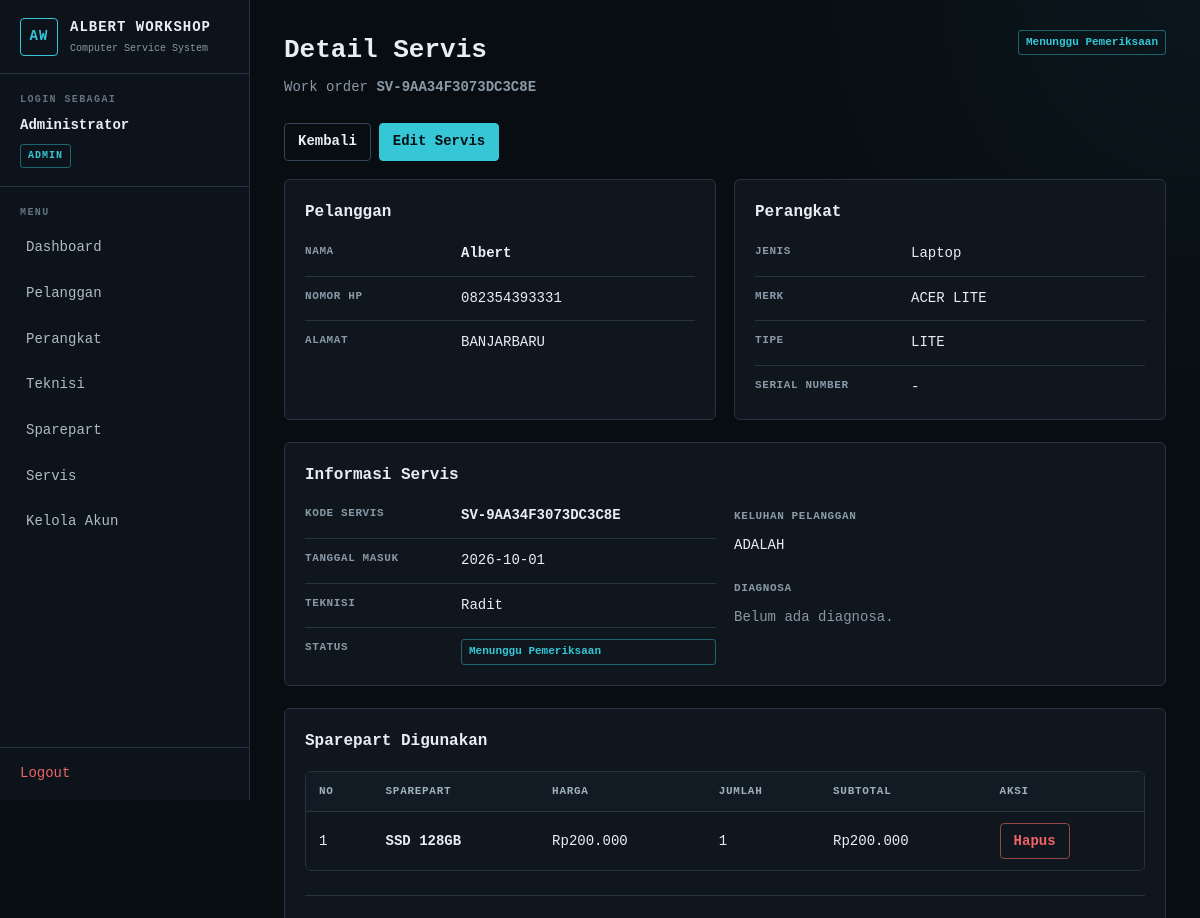
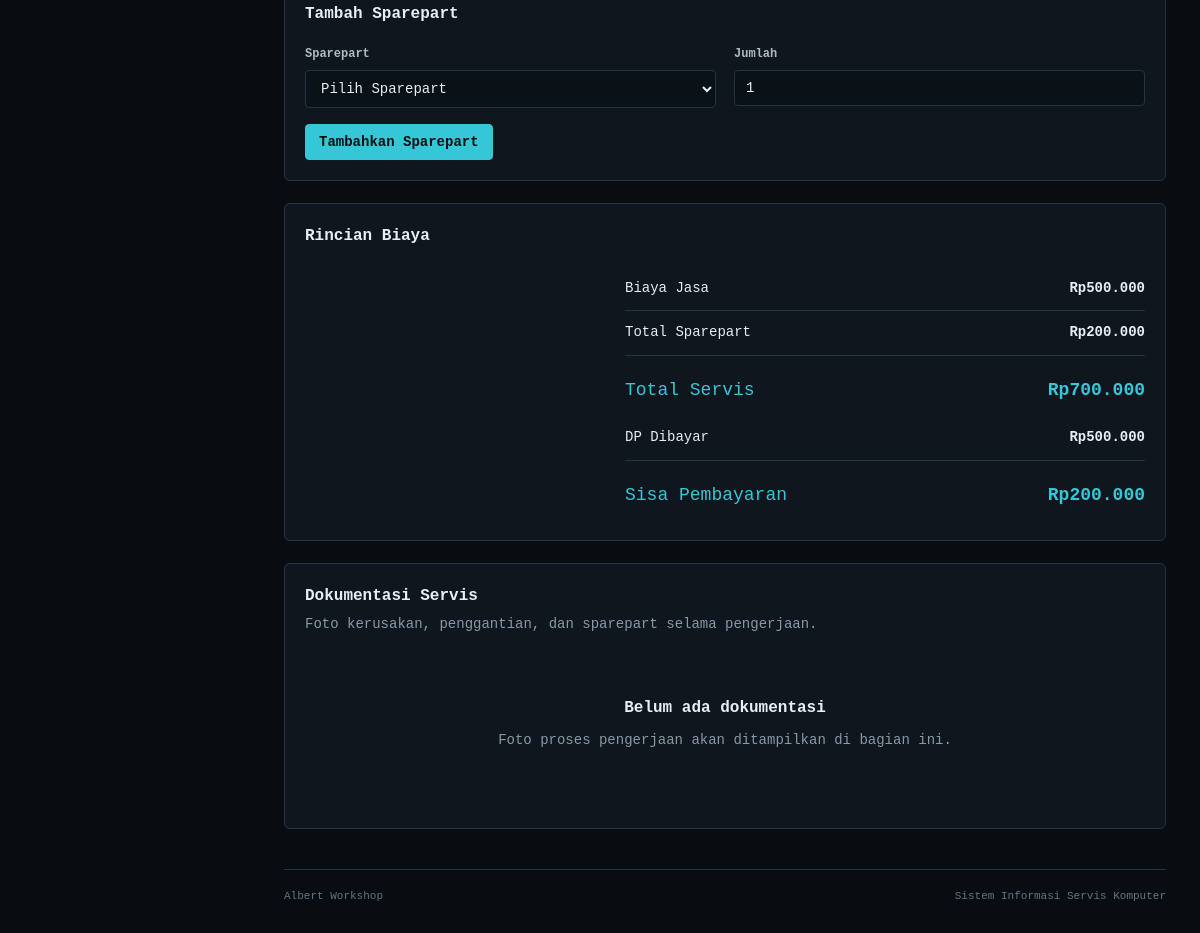
The page /servis/detail.php?id=8 (signed in) on the database its author committed (2 pictures, top to bottom).
### tables this page shows
CREATE TABLE `servis` (
  `id_servis` int NOT NULL,
  `kode_servis` varchar(20) NOT NULL,
  `id_perangkat` int NOT NULL,
  `id_teknisi` int NOT NULL,
  `tanggal_masuk` date NOT NULL,
  `keluhan` text NOT NULL,
  `diagnosa` text,
  `status` varchar(30) NOT NULL,
  `biaya_jasa` decimal(12,2) NOT NULL,
  `dp` decimal(12,2) NOT NULL DEFAULT '0.00'
);

CREATE TABLE `pelanggan` (
  `id_pelanggan` int NOT NULL,
  `nama` varchar(100) NOT NULL,
  `no_hp` varchar(20) NOT NULL,
  `alamat` text NOT NULL,
  `aktif` tinyint(1) NOT NULL DEFAULT '1'
);

CREATE TABLE `perangkat` (
  `id_perangkat` int NOT NULL,
  `id_pelanggan` int NOT NULL,
  `jenis_perangkat` varchar(50) NOT NULL,
  `merk` varchar(50) NOT NULL,
  `tipe` varchar(100) NOT NULL,
  `serial_number` varchar(100) DEFAULT NULL
);

CREATE TABLE `teknisi` (
  `id_teknisi` int NOT NULL,
  `nama_teknisi` varchar(100) NOT NULL,
  `no_hp` varchar(20) NOT NULL,
  `keahlian` varchar(100) NOT NULL
);

CREATE TABLE `detail_servis` (
  `id_detail` int NOT NULL,
  `id_servis` int NOT NULL,
  `id_sparepart` int NOT NULL,
  `jumlah` int NOT NULL,
  `subtotal` decimal(12,2) NOT NULL
);

CREATE TABLE `sparepart` (
  `id_sparepart` int NOT NULL,
  `nama_sparepart` varchar(100) NOT NULL,
  `stok` int NOT NULL,
  `harga` decimal(12,2) NOT NULL
);

### servis/detail.php (the view, shortened to what the rows shown need)
<?php
require '../config/koneksi.php';
$id_servis =
    (int) ($_GET["id"] ?? 0);
$stmt = mysqli_prepare(
    $koneksi,
    "SELECT
        servis.*,
        perangkat.jenis_perangkat,
        perangkat.merk,
        perangkat.tipe,
        perangkat.serial_number,
        pelanggan.id_pelanggan,
        pelanggan.nama AS nama_pelanggan,
        pelanggan.no_hp,
        pelanggan.alamat,
        teknisi.nama_teknisi
     FROM servis
     JOIN perangkat
        ON servis.id_perangkat =
           perangkat.id_perangkat
     JOIN pelanggan
        ON perangkat.id_pelanggan =
           pelanggan.id_pelanggan
     JOIN teknisi
        ON servis.id_teknisi =
           teknisi.id_teknisi
     WHERE servis.id_servis = ?
     LIMIT 1"
);
mysqli_stmt_bind_param(
    $stmt,
    "i",
    $id_servis
);
mysqli_stmt_execute($stmt);
$result =
    mysqli_stmt_get_result($stmt);
$data =
    mysqli_fetch_assoc($result);
$stmt_detail = mysqli_prepare(
    $koneksi,
    "SELECT
        detail_servis.id_detail,
        detail_servis.id_sparepart,
        detail_servis.jumlah,
        detail_servis.subtotal,
        sparepart.nama_sparepart,
        sparepart.harga
     FROM detail_servis
     JOIN sparepart
        ON detail_servis.id_sparepart =
           sparepart.id_sparepart
     WHERE detail_servis.id_servis = ?
     ORDER BY detail_servis.id_detail ASC"
);
mysqli_stmt_bind_param(
    $stmt_detail,
    "i",
    $id_servis
);
mysqli_stmt_execute($stmt_detail);
$query_detail =
    mysqli_stmt_get_result($stmt_detail);
$dp =
    (float) $data["dp"];
$status_class = "status-info";
require '../template/header.php';
require '../template/sidebar.php';
?>
<div class="page-header">
    <div>
        <h1>
            Detail Servis
        </h1>
        <p class="page-description">
            Work order
            <strong>
                <?= htmlspecialchars(
                    $data["kode_servis"]
                ); ?>
            </strong>
        </p>
    </div>
    <span class="status <?= $status_class; ?>">
        <?= htmlspecialchars(
            $data["status"]
        ); ?>
    </span>
</div>
<div class="detail-grid">
    <section class="panel">
        <h2 class="panel-title">
            Pelanggan
        </h2>
        <div class="info-list">
            <div class="info-row">
                <span class="info-label">
                    Nama
                </span>
                <strong>
                    <?= htmlspecialchars(
                        $data["nama_pelanggan"]
                    ); ?>
                </strong>
            </div>
            <div class="info-row">
                <span class="info-label">
                    Nomor HP
                </span>
                <span>
                    <?= htmlspecialchars(
                        $data["no_hp"]
                    ); ?>
                </span>
            </div>
            <div class="info-row">
                <span class="info-label">
                    Alamat
                </span>
                <span>
                    <?= nl2br(
                        htmlspecialchars(
                            $data["alamat"]
                        )
                    ); ?>
                </span>
            </div>
        </div>
    </section>
    <section class="panel">
        <h2 class="panel-title">
            Perangkat
        </h2>
        <div class="info-list">
            <div class="info-row">
                <span class="info-label">
                    Jenis
                </span>
                <span>
                    <?= htmlspecialchars(
                        $data["jenis_perangkat"]
                    ); ?>
                </span>
            </div>
            <div class="info-row">
                <span class="info-label">
                    Merk
                </span>
                <span>
                    <?= htmlspecialchars(
                        $data["merk"]
                    ); ?>
                </span>
            </div>
            <div class="info-row">
                <span class="info-label">
                    Tipe
                </span>
                <span>
                    <?= htmlspecialchars(
                        $data["tipe"]
                    ); ?>
                </span>
            </div>
        </div>
    </section>
</div>
<section class="panel">
    <h2 class="panel-title">
        Informasi Servis
    </h2>
    <div class="detail-grid">
        <div class="info-list">
            <div class="info-row">
                <span class="info-label">
                    Kode Servis
                </span>
                <strong>
                    <?= htmlspecialchars(
                        $data["kode_servis"]
                    ); ?>
                </strong>
            </div>
            <div class="info-row">
                <span class="info-label">
                    Tanggal Masuk
                </span>
                <span>
                    <?= htmlspecialchars(
                        $data["tanggal_masuk"]
                    ); ?>
                </span>
            </div>
            <div class="info-row">
                <span class="info-label">
                    Teknisi
                </span>
                <span>
                    <?= htmlspecialchars(
                        $data["nama_teknisi"]
                    ); ?>
                </span>
            </div>
            <div class="info-row">
                <span class="info-label">
                    Status
                </span>
                <span class="status <?= $status_class; ?>">
                    <?= htmlspecialchars(
                        $data["status"]
                    ); ?>
                </span>
            </div>
        </div>
        <div>
            <div class="service-text">
                <span class="info-label">
                    Keluhan Pelanggan
                </span>
                <p>
                    <?= nl2br(
                        htmlspecialchars(
                            $data["keluhan"]
                        )
                    ); ?>
                </p>
            </div>
        </div>
    </div>
</section>
<section class="panel">
    <h2 class="panel-title">
        Sparepart Digunakan
    </h2>
    <?php if (
        mysqli_num_rows($query_detail) > 0
    ): ?>
        <div class="table-wrap">
            <table>
                <thead>
                    <tr>
                        <th>No</th>
                        <th>Sparepart</th>
                        <th>Harga</th>
                        <th>Jumlah</th>
                        <th>Subtotal</th>
                        <th>Aksi</th>
                    </tr>
                </thead>
                <tbody>
                <?php
                $no_detail = 1;
                while (
                    $detail =
                    mysqli_fetch_assoc($query_detail)
                ):
                ?>
                    <tr>
                        <td>
                            <?= $no_detail++; ?>
                        </td>
                        <td>
                            <strong>
                                <?= htmlspecialchars(
                                    $detail["nama_sparepart"]
                                ); ?>
                            </strong>
                        </td>
                        <td>
                            Rp<?= number_format(
                                $detail["harga"],
                                0,
                                ",",
                                "."
                            ); ?>
                        </td>
                        <td>
                            <?= (int) $detail["jumlah"]; ?>
                        </td>
                        <td>
                            Rp<?= number_format(
                                $detail["subtotal"],
                                0,
                                ",",
                                "."
                            ); ?>
                        </td>
                        <td>
                            <form
                                action="proses.php"
                                method="POST"
                                onsubmit="return confirm('Hapus sparepart dari servis ini?')"
                            >
                                <button
                                    type="submit"
                                    class="btn btn-danger"
                                >
                                    Hapus
                                </button>
                            </form>
                        </td>
                    </tr>
                <?php endwhile; ?>
                </tbody>
            </table>
        </div>
    <?php else: ?>
        <div class="empty-state compact">
            Belum ada sparepart yang digunakan.
        </div>
    <?php endif; ?>
</section>
<section class="panel">
    <h2 class="panel-title">
        Rincian Biaya
    </h2>
    <div class="cost-summary">
        <div class="cost-row">
            <span>
                Biaya Jasa
            </span>
            <strong>
                Rp<?= number_format(
                    $data["biaya_jasa"],
                    0,
                    ",",
                    "."
                ); ?>
            </strong>
        </div>
        <div class="cost-row">
            <span>
                DP Dibayar
            </span>
            <strong>
                Rp<?= number_format(
                    $dp,
                    0,
                    ",",
                    "."
                ); ?>
            </strong>
        </div>
    </div>
</section>
<section class="panel">
    <div class="panel-header">
        <div>
            <h2 class="panel-title">
                Dokumentasi Servis
            </h2>
        </div>
    </div>
</section>
<?php
require '../template/footer.php';
?>

### rows shown on the page
servis: kode_servis "SV-9AA34F3073DC3C8E", status "Menunggu Pemeriksaan", pelanggan.nama "Albert", pelanggan.no_hp "082354393331", pelanggan.alamat "BANJARBARU", id_perangkat.jenis_perangkat "Laptop", id_perangkat.merk "ACER LITE", id_perangkat.tipe "LITE", tanggal_masuk "2026-10-01", id_teknisi.nama_teknisi "Radit", keluhan "ADALAH", biaya_jasa "500.000", dp "500.000"
detail_servis: id_sparepart.nama_sparepart "SSD 128GB", id_sparepart.harga "200.000", jumlah "1", subtotal "200.000"

### other values the page prints
$nama "Administrator"
$role "ADMIN"
$total_sparepart "200.000"
$total_servis "700.000"
$sisa_bayar "200.000"
